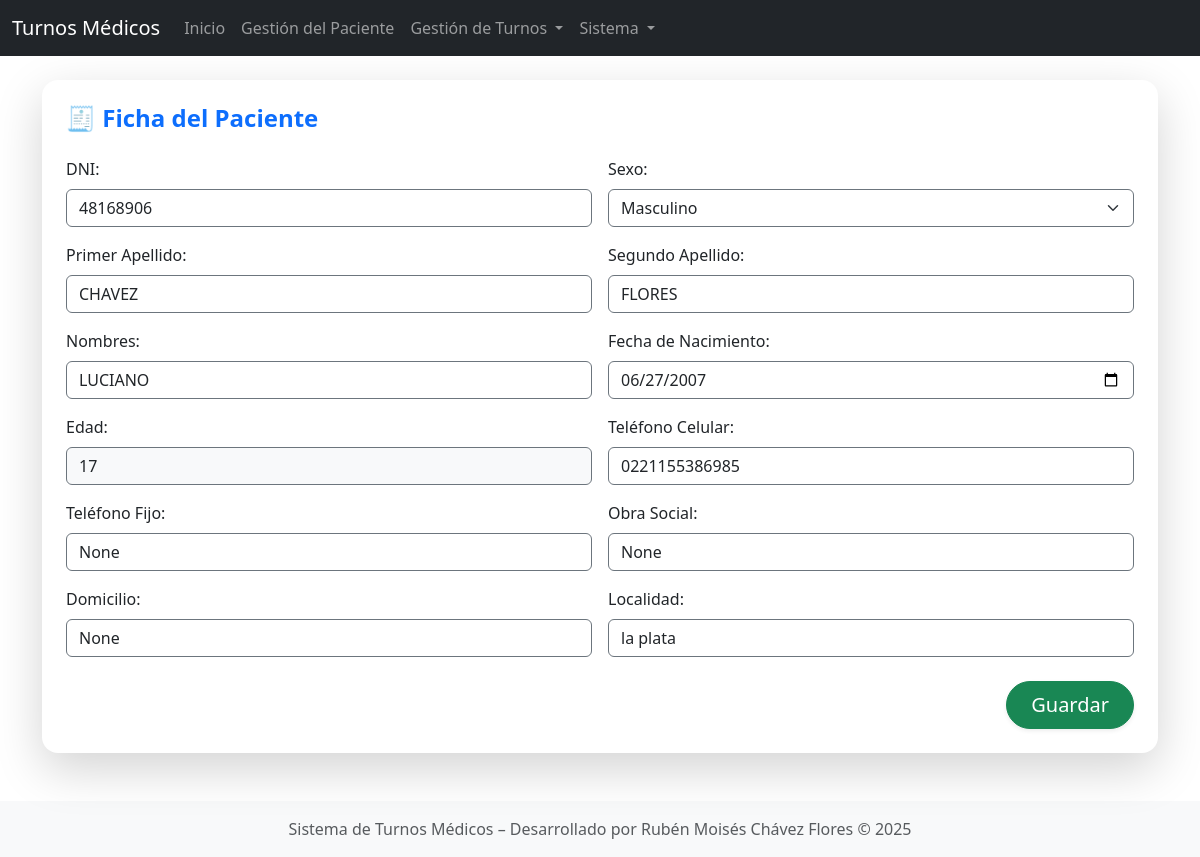
/modificar_paciente/48168906/, run on an earlier commit of the app's database.
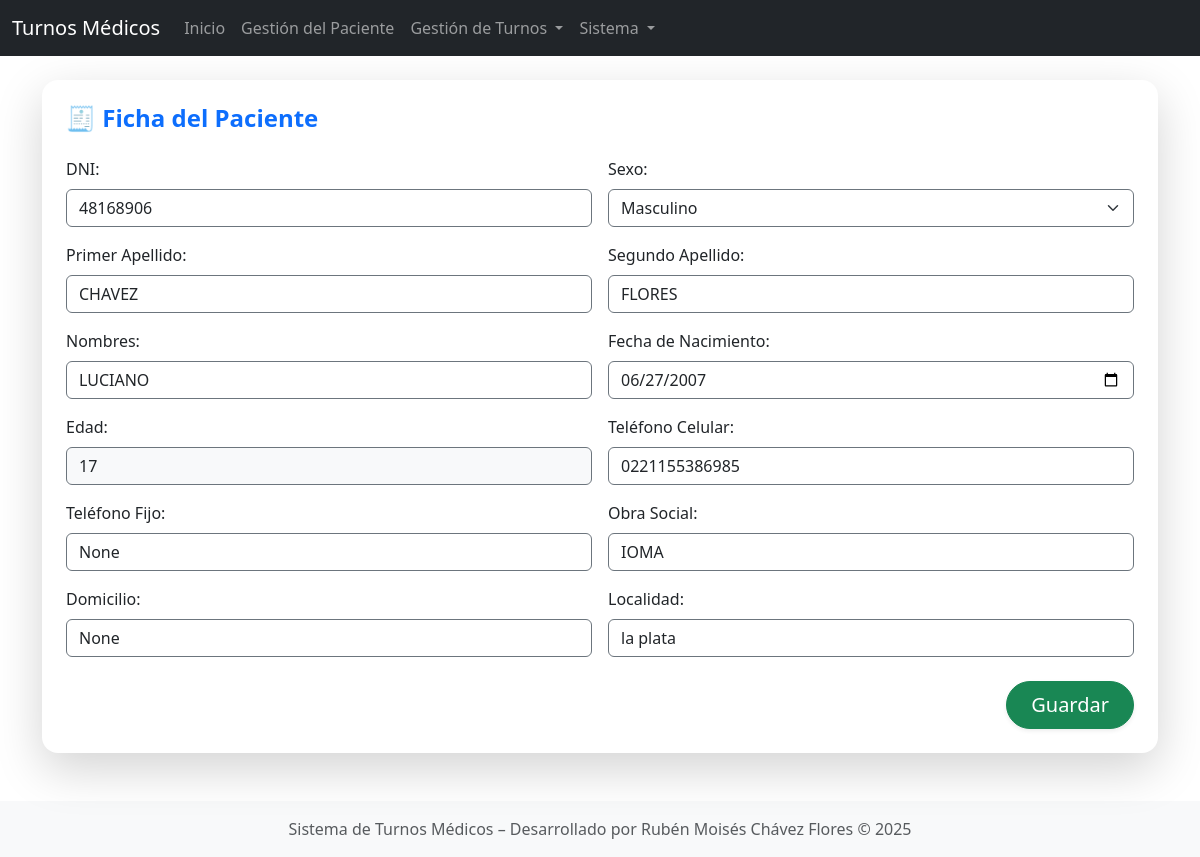
And on a later commit of the database.
### gestion/models.py (models this page shows, shortened)
class Paciente(models.Model):
    dni = models.CharField(max_length=20, unique=True)
    sexo = models.CharField(max_length=10, blank=True, null=True)
    apellido = models.CharField(max_length=100)
    nombre = models.CharField(max_length=100)
    fecha_nacimiento = models.DateField(blank=True, null=True)
    @property
    def edad(self):
        if self.fecha_nacimiento:
            today = date.today()
            return today.year - self.fecha_nacimiento.year - (
                (today.month, today.day) < (self.fecha_nacimiento.month, self.fecha_nacimiento.day)
            )
        return None
    telefono_celular = models.CharField(max_length=20, blank=True, null=True)
    telefono_fijo = models.CharField(max_length=20, blank=True, null=True)
    obra_social = models.CharField(max_length=100, blank=True, null=True)
    domicilio = models.CharField(max_length=255, blank=True, null=True)
    localidad = models.CharField(max_length=100, blank=True, null=True)

### gestion/views.py (the view, shortened to what this page needs)
# urls.py: path('modificar_paciente/<str:dni>/', views.modificar_paciente, name='modificar_paciente'),
def modificar_paciente(request, dni):
    paciente = get_object_or_404(Paciente, dni=dni)
    apellidos = paciente.apellido.split(' ') if paciente.apellido else ['', '']
    apellido1 = apellidos[0]
    apellido2 = apellidos[1] if len(apellidos) > 1 else ''
    context = {
        'paciente': paciente,
        'apellido1': apellido1,
        'apellido2': apellido2,
    }
    return render(request, 'gestion/modificar_paciente.html', context)

### gestion/templates/gestion/modificar_paciente.html (shortened to what this page needs)
{% extends 'gestion/base.html' %}
{% block content %}
<form method="post" class="mt-4">
    <div class="card shadow-lg border-0 rounded-4 p-4">
        <h4 class="mb-4 text-primary fw-bold">
            🧾 Ficha del Paciente
        </h4>
        <div class="row g-3">
            <div class="col-md-6">
                <label class="form-label">DNI:</label>
                <input type="text" name="dni" class="form-control border-secondary" value="{{ paciente.dni }}" readonly>
            </div>
            <div class="col-md-6">
                <label class="form-label">Sexo:</label>
                <select name="sexo" class="form-select border-secondary" required>
                    <option value="M" {% if paciente.sexo == 'M' %}selected{% endif %}>Masculino</option>
                </select>
            </div>
            <div class="col-md-6">
                <label class="form-label">Primer Apellido:</label>
                <input type="text" name="apellido1" class="form-control border-secondary" value="{{ apellido1 }}" required>
            </div>
            <div class="col-md-6">
                <label class="form-label">Segundo Apellido:</label>
                <input type="text" name="apellido2" class="form-control border-secondary" value="{{ apellido2 }}">
            </div>
            <div class="col-md-6">
                <label class="form-label">Nombres:</label>
                <input type="text" name="nombres" class="form-control border-secondary" value="{{ paciente.nombre }}" required>
            </div>
            <div class="col-md-6">
                <label class="form-label">Fecha de Nacimiento:</label>
                <input type="date" name="fecha_nacimiento" id="fecha_nacimiento" class="form-control border-secondary" value="{{ paciente.fecha_nacimiento|date:'Y-m-d' }}">
            </div>
            <div class="col-md-6">
                <label class="form-label">Edad:</label>
                <input type="text" id="edad" class="form-control border-secondary bg-light" value="{{ paciente.edad }}" readonly>
            </div>
            <div class="col-md-6">
                <label class="form-label">Teléfono Celular:</label>
                <input type="text" name="telefono_celular" class="form-control border-secondary" value="{{ paciente.telefono_celular }}">
            </div>
            <div class="col-md-6">
                <label class="form-label">Teléfono Fijo:</label>
                <input type="text" name="telefono_fijo" class="form-control border-secondary" value="{{ paciente.telefono_fijo }}">
            </div>
            <div class="col-md-6">
                <label class="form-label">Obra Social:</label>
                <input type="text" name="obra_social" class="form-control border-secondary" value="{{ paciente.obra_social }}">
            </div>
            <div class="col-md-6">
                <label class="form-label">Domicilio:</label>
                <input type="text" name="domicilio" class="form-control border-secondary" value="{{ paciente.domicilio }}">
            </div>
            <div class="col-md-6">
                <label class="form-label">Localidad:</label>
                <input type="text" name="localidad" class="form-control border-secondary" value="{{ paciente.localidad }}">
            </div>
        </div>
        <div class="text-end mt-4">
            <button type="submit" class="btn btn-lg btn-success rounded-pill px-4 shadow-sm">
               Guardar
            </button>
        </div>
    </div>
</form>
{% endblock %}

### gestion/templates/gestion/base.html (shortened to what this page needs)
<!DOCTYPE html>
<html lang="es">
<head>
    <link href="https://cdn.jsdelivr.net/npm/bootstrap@5.3.0/dist/css/bootstrap.min.css" rel="stylesheet" />
</head>
<body>
<nav class="navbar navbar-expand-lg navbar-dark bg-dark mb-4">
    <div class="container-fluid">
        <a class="navbar-brand" href="{% url 'inicio' %}">Turnos Médicos</a>
        <div class="collapse navbar-collapse" id="navbarNav">
            <ul class="navbar-nav me-auto">
                <li class="nav-item">
                    <a class="nav-link" href="{% url 'inicio' %}">Inicio</a>
                </li>
                <li class="nav-item">
                    <a class="nav-link" href="{% url 'consultar_paciente' %}">Gestión del Paciente</a>
                </li>
                <li class="nav-item dropdown">
                    <a class="nav-link dropdown-toggle" href="#" role="button" data-bs-toggle="dropdown" aria-expanded="false">
                        Gestión de Turnos
                    </a>
                </li>
                <li class="nav-item dropdown">
                    <a class="nav-link dropdown-toggle" href="#" role="button" data-bs-toggle="dropdown" aria-expanded="false">
                        Sistema
                    </a>
                </li>
            </ul>
        </div>
    </div>
</nav>
<div class="container">
    {% block content %}{% endblock %}
</div>
<footer class="text-center mt-5 py-3 bg-light text-muted">
    Sistema de Turnos Médicos – Desarrollado por Rubén Moisés Chávez Flores &copy; {% now "Y" %}
</footer>
</body>
</html>

What changed in the data, as far as the page shows it:
changed Paciente "Masculino": obra_social "None" → "IOMA"
